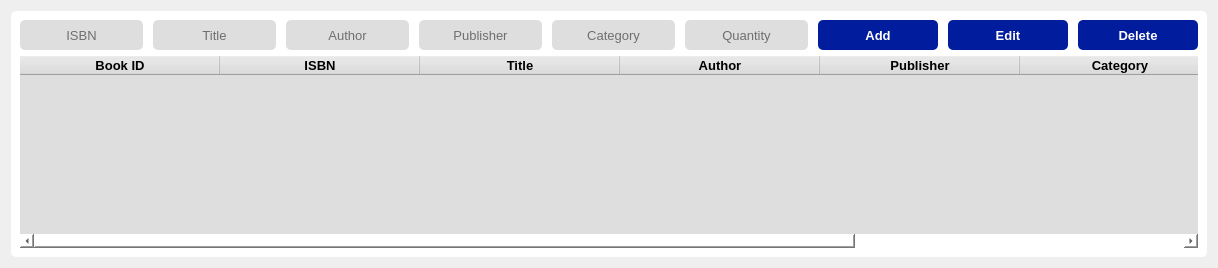
        <widget class="QWidget" name="books_page">
         <layout class="QVBoxLayout" name="verticalLayout_9">
          <item>
           <widget class="QFrame" name="books_frame">
            <property name="styleSheet">
             <string notr="true">background-color: rgb(255, 255, 255);
border-radius: 5px;</string>
            </property>
            <property name="frameShape">
             <enum>QFrame::StyledPanel</enum>
            </property>
            <property name="frameShadow">
             <enum>QFrame::Raised</enum>
            </property>
            <layout class="QVBoxLayout" name="verticalLayout_30">
             <item>
              <layout class="QVBoxLayout" name="verticalLayout_27">
               <item>
                <layout class="QHBoxLayout" name="horizontalLayout_10" stretch="5,5,5,5,5,5,5,0,0">
                 <property name="spacing">
                  <number>10</number>
                 </property>
                 <property name="leftMargin">
                  <number>0</number>
                 </property>
                 <property name="topMargin">
                  <number>0</number>
                 </property>
                 <property name="rightMargin">
                  <number>0</number>
                 </property>
                 <property name="bottomMargin">
                  <number>0</number>
                 </property>
                 <item>
                  <widget class="QLineEdit" name="book_isbn">
                   <property name="sizePolicy">
                    <sizepolicy hsizetype="MinimumExpanding" vsizetype="Preferred">
                     <horstretch>0</horstretch>
                     <verstretch>0</verstretch>
                    </sizepolicy>
                   </property>
                   <property name="minimumSize">
                    <size>
                     <width>80</width>
                     <height>30</height>
                    </size>
                   </property>
                   <property name="font">
                    <font>
                     <pointsize>10</pointsize>
                    </font>
                   </property>
                   <property name="styleSheet">
                    <string notr="true">background-color: rgb(222, 222, 222);
border-radius: 5px;</string>
                   </property>
                   <property name="text">
                    <string/>
                   </property>
                   <property name="alignment">
                    <set>Qt::AlignCenter</set>
                   </property>
                   <property name="placeholderText">
                    <string>ISBN</string>
                   </property>
                  </widget>
                 </item>
                 <item>
                  <widget class="QLineEdit" name="book_title">
                   <property name="sizePolicy">
                    <sizepolicy hsizetype="MinimumExpanding" vsizetype="Preferred">
                     <horstretch>0</horstretch>
                     <verstretch>0</verstretch>
                    </sizepolicy>
                   </property>
                   <property name="minimumSize">
                    <size>
                     <width>80</width>
                     <height>30</height>
                    </size>
                   </property>
                   <property name="font">
                    <font>
                     <pointsize>10</pointsize>
                    </font>
                   </property>
                   <property name="styleSheet">
                    <string notr="true">background-color: rgb(222, 222, 222);
border-radius: 5px;</string>
                   </property>
                   <property name="text">
                    <string/>
                   </property>
                   <property name="alignment">
                    <set>Qt::AlignCenter</set>
                   </property>
                   <property name="placeholderText">
                    <string>Title</string>
                   </property>
                  </widget>
                 </item>
                 <item>
                  <widget class="QLineEdit" name="book_author">
                   <property name="sizePolicy">
                    <sizepolicy hsizetype="MinimumExpanding" vsizetype="Preferred">
                     <horstretch>0</horstretch>
                     <verstretch>0</verstretch>
                    </sizepolicy>
                   </property>
                   <property name="minimumSize">
                    <size>
                     <width>80</width>
                     <height>30</height>
                    </size>
                   </property>
                   <property name="font">
                    <font>
                     <pointsize>10</pointsize>
                    </font>
                   </property>
                   <property name="styleSheet">
                    <string notr="true">background-color: rgb(222, 222, 222);
border-radius: 5px;</string>
                   </property>
                   <property name="text">
                    <string/>
                   </property>
                   <property name="alignment">
                    <set>Qt::AlignCenter</set>
                   </property>
                   <property name="placeholderText">
                    <string>Author</string>
                   </property>
                  </widget>
                 </item>
                 <item>
                  <widget class="QLineEdit" name="book_publisher">
                   <property name="sizePolicy">
                    <sizepolicy hsizetype="MinimumExpanding" vsizetype="Preferred">
                     <horstretch>0</horstretch>
                     <verstretch>0</verstretch>
                    </sizepolicy>
                   </property>
                   <property name="minimumSize">
                    <size>
                     <width>80</width>
                     <height>30</height>
                    </size>
                   </property>
                   <property name="font">
                    <font>
                     <pointsize>10</pointsize>
                    </font>
                   </property>
                   <property name="styleSheet">
                    <string notr="true">background-color: rgb(222, 222, 222);
border-radius: 5px;</string>
                   </property>
                   <property name="text">
                    <string/>
                   </property>
                   <property name="alignment">
                    <set>Qt::AlignCenter</set>
                   </property>
                   <property name="placeholderText">
                    <string>Publisher</string>
                   </property>
                  </widget>
                 </item>
                 <item>
                  <widget class="QLineEdit" name="book_category">
                   <property name="sizePolicy">
                    <sizepolicy hsizetype="MinimumExpanding" vsizetype="Preferred">
                     <horstretch>0</horstretch>
                     <verstretch>0</verstretch>
                    </sizepolicy>
                   </property>
                   <property name="minimumSize">
                    <size>
                     <width>80</width>
                     <height>30</height>
                    </size>
                   </property>
                   <property name="font">
                    <font>
                     <pointsize>10</pointsize>
                    </font>
                   </property>
                   <property name="styleSheet">
                    <string notr="true">background-color: rgb(222, 222, 222);
border-radius: 5px;</string>
                   </property>
                   <property name="text">
                    <string/>
                   </property>
                   <property name="alignment">
                    <set>Qt::AlignCenter</set>
                   </property>
                   <property name="placeholderText">
                    <string>Category</string>
                   </property>
                  </widget>
                 </item>
                 <item>
                  <widget class="QLineEdit" name="book_quantity">
                   <property name="sizePolicy">
                    <sizepolicy hsizetype="MinimumExpanding" vsizetype="Preferred">
                     <horstretch>0</horstretch>
                     <verstretch>0</verstretch>
                    </sizepolicy>
                   </property>
                   <property name="minimumSize">
                    <size>
                     <width>80</width>
                     <height>30</height>
                    </size>
                   </property>
                   <property name="font">
                    <font>
                     <pointsize>10</pointsize>
                    </font>
                   </property>
                   <property name="styleSheet">
                    <string notr="true">background-color: rgb(222, 222, 222);
border-radius: 5px;</string>
                   </property>
                   <property name="text">
                    <string/>
                   </property>
                   <property name="alignment">
                    <set>Qt::AlignCenter</set>
                   </property>
                   <property name="placeholderText">
                    <string>Quantity</string>
                   </property>
                  </widget>
                 </item>
                 <item>
                  <widget class="QPushButton" name="add_book_btn">
                   <property name="sizePolicy">
                    <sizepolicy hsizetype="MinimumExpanding" vsizetype="Preferred">
                     <horstretch>0</horstretch>
                     <verstretch>0</verstretch>
                    </sizepolicy>
                   </property>
                   <property name="minimumSize">
                    <size>
                     <width>120</width>
                     <height>30</height>
                    </size>
                   </property>
                   <property name="maximumSize">
                    <size>
                     <width>100</width>
                     <height>16777215</height>
                    </size>
                   </property>
                   <property name="font">
                    <font>
                     <pointsize>10</pointsize>
                     <weight>75</weight>
                     <bold>true</bold>
                    </font>
                   </property>
                   <property name="styleSheet">
                    <string notr="true">background-color: rgb(1, 29, 157);
border-radius: 5px;
color: rgb(255, 255, 255);</string>
                   </property>
                   <property name="text">
                    <string>Add</string>
                   </property>
                  </widget>
                 </item>
                 <item>
                  <widget class="QPushButton" name="edit_book_btn">
                   <property name="minimumSize">
                    <size>
                     <width>120</width>
                     <height>30</height>
                    </size>
                   </property>
                   <property name="font">
                    <font>
                     <pointsize>10</pointsize>
                     <weight>75</weight>
                     <bold>true</bold>
                    </font>
                   </property>
                   <property name="styleSheet">
                    <string notr="true">background-color: rgb(1, 29, 157);
border-radius: 5px;
color: rgb(255, 255, 255);</string>
                   </property>
                   <property name="text">
                    <string>Edit</string>
                   </property>
                  </widget>
                 </item>
                 <item>
                  <widget class="QPushButton" name="delete_book_btn">
                   <property name="minimumSize">
                    <size>
                     <width>120</width>
                     <height>30</height>
                    </size>
                   </property>
                   <property name="font">
                    <font>
                     <pointsize>10</pointsize>
                     <weight>75</weight>
                     <bold>true</bold>
                    </font>
                   </property>
                   <property name="styleSheet">
                    <string notr="true">background-color: rgb(1, 29, 157);
border-radius: 5px;
color: rgb(255, 255, 255);</string>
                   </property>
                   <property name="text">
                    <string>Delete</string>
                   </property>
                  </widget>
                 </item>
                </layout>
               </item>
               <item>
                <widget class="QTableWidget" name="book_table_widget">
                 <property name="font">
                  <font>
                   <pointsize>10</pointsize>
                  </font>
                 </property>
                 <property name="styleSheet">
                  <string notr="true">background-color: rgb(222, 222, 222);</string>
                 </property>
                 <attribute name="horizontalHeaderCascadingSectionResizes">
                  <bool>true</bool>
                 </attribute>
                 <attribute name="horizontalHeaderDefaultSectionSize">
                  <number>200</number>
                 </attribute>
                 <attribute name="horizontalHeaderHighlightSections">
                  <bool>true</bool>
                 </attribute>
                 <attribute name="horizontalHeaderMinimumSectionSize">
                  <number>200</number>
                 </attribute>
                 <attribute name="horizontalHeaderShowSortIndicator" stdset="0">
                  <bool>true</bool>
                 </attribute>
                 <attribute name="horizontalHeaderStretchLastSection">
                  <bool>true</bool>
                 </attribute>
                 <attribute name="verticalHeaderDefaultSectionSize">
                  <number>40</number>
                 </attribute>
                 <attribute name="verticalHeaderMinimumSectionSize">
                  <number>40</number>
                 </attribute>
                 <attribute name="verticalHeaderShowSortIndicator" stdset="0">
                  <bool>true</bool>
                 </attribute>
                 <attribute name="verticalHeaderStretchLastSection">
                  <bool>false</bool>
                 </attribute>
                 <column>
                  <property name="text">
                   <string>Book ID</string>
                  </property>
                  <property name="font">
                   <font>
                    <pointsize>10</pointsize>
                    <weight>75</weight>
                    <bold>true</bold>
                   </font>
                  </property>
                  <property name="textAlignment">
                   <set>AlignCenter</set>
                  </property>
                 </column>
                 <column>
                  <property name="text">
                   <string>ISBN</string>
                  </property>
                  <property name="font">
                   <font>
                    <pointsize>10</pointsize>
                    <weight>75</weight>
                    <bold>true</bold>
                   </font>
                  </property>
                  <property name="textAlignment">
                   <set>AlignCenter</set>
                  </property>
                 </column>
                 <column>
                  <property name="text">
                   <string>Title</string>
                  </property>
                  <property name="font">
                   <font>
                    <pointsize>10</pointsize>
                    <weight>75</weight>
                    <bold>true</bold>
                   </font>
                  </property>
                  <property name="textAlignment">
                   <set>AlignCenter</set>
                  </property>
                 </column>
                 <column>
                  <property name="text">
                   <string>Author</string>
                  </property>
                  <property name="font">
                   <font>
                    <pointsize>10</pointsize>
                    <weight>75</weight>
                    <bold>true</bold>
                   </font>
                  </property>
                  <property name="textAlignment">
                   <set>AlignCenter</set>
                  </property>
                 </column>
                 <column>
                  <property name="text">
                   <string>Publisher</string>
                  </property>
                  <property name="font">
                   <font>
                    <pointsize>10</pointsize>
                    <weight>75</weight>
                    <bold>true</bold>
                   </font>
                  </property>
                  <property name="textAlignment">
                   <set>AlignCenter</set>
                  </property>
                 </column>
                 <column>
                  <property name="text">
                   <string>Category</string>
                  </property>
                  <property name="font">
                   <font>
                    <pointsize>10</pointsize>
                    <weight>75</weight>
                    <bold>true</bold>
                   </font>
                  </property>
                  <property name="textAlignment">
                   <set>AlignCenter</set>
                  </property>
                 </column>
                 <column>
                  <property name="text">
                   <string>Quantity</string>
                  </property>
                  <property name="font">
                   <font>
                    <pointsize>10</pointsize>
                    <weight>75</weight>
                    <bold>true</bold>
                   </font>
                  </property>
                  <property name="textAlignment">
                   <set>AlignCenter</set>
                  </property>
                 </column>
                </widget>
               </item>
              </layout>
             </item>
            </layout>
           </widget>
          </item>
         </layout>
        </widget>
